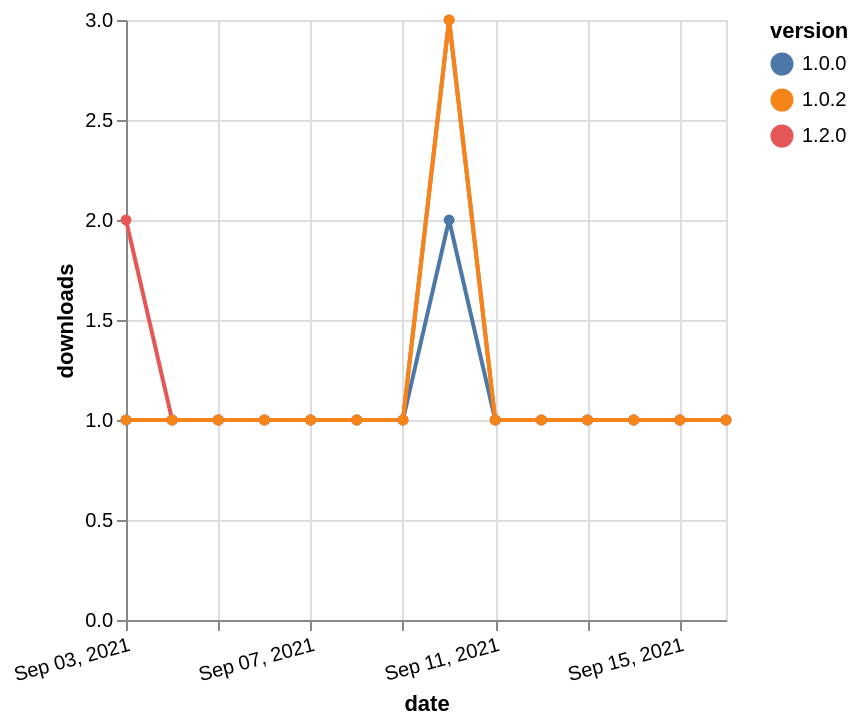

Write the Vega-Lite specification saved for this chart.
### Vega-Lite specification from a JSON file in a GitHub repository (floating-point values rounded to 4 significant figures)
{"$schema": "https://vega.github.io/schema/vega-lite/v5.json", "description": "A simple bar chart with embedded data.", "data": {"values": [{"date": "2021-09-03", "total": 157, "delta": 1, "version": "1.0.0"}, {"date": "2021-09-04", "total": 158, "delta": 1, "version": "1.0.0"}, {"date": "2021-09-05", "total": 159, "delta": 1, "version": "1.0.0"}, {"date": "2021-09-06", "total": 160, "delta": 1, "version": "1.0.0"}, {"date": "2021-09-07", "total": 161, "delta": 1, "version": "1.0.0"}, {"date": "2021-09-08", "total": 162, "delta": 1, "version": "1.0.0"}, {"date": "2021-09-09", "total": 163, "delta": 1, "version": "1.0.0"}, {"date": "2021-09-10", "total": 165, "delta": 2, "version": "1.0.0"}, {"date": "2021-09-11", "total": 166, "delta": 1, "version": "1.0.0"}, {"date": "2021-09-12", "total": 167, "delta": 1, "version": "1.0.0"}, {"date": "2021-09-13", "total": 168, "delta": 1, "version": "1.0.0"}, {"date": "2021-09-14", "total": 169, "delta": 1, "version": "1.0.0"}, {"date": "2021-09-15", "total": 170, "delta": 1, "version": "1.0.0"}, {"date": "2021-09-16", "total": 171, "delta": 1, "version": "1.0.0"}, {"date": "2021-09-03", "total": 131, "delta": 2, "version": "1.2.0"}, {"date": "2021-09-04", "total": 132, "delta": 1, "version": "1.2.0"}, {"date": "2021-09-05", "total": 133, "delta": 1, "version": "1.2.0"}, {"date": "2021-09-06", "total": 134, "delta": 1, "version": "1.2.0"}, {"date": "2021-09-07", "total": 135, "delta": 1, "version": "1.2.0"}, {"date": "2021-09-08", "total": 136, "delta": 1, "version": "1.2.0"}, {"date": "2021-09-09", "total": 137, "delta": 1, "version": "1.2.0"}, {"date": "2021-09-10", "total": 140, "delta": 3, "version": "1.2.0"}, {"date": "2021-09-11", "total": 141, "delta": 1, "version": "1.2.0"}, {"date": "2021-09-12", "total": 142, "delta": 1, "version": "1.2.0"}, {"date": "2021-09-13", "total": 143, "delta": 1, "version": "1.2.0"}, {"date": "2021-09-14", "total": 144, "delta": 1, "version": "1.2.0"}, {"date": "2021-09-15", "total": 145, "delta": 1, "version": "1.2.0"}, {"date": "2021-09-16", "total": 146, "delta": 1, "version": "1.2.0"}, {"date": "2021-09-03", "total": 150, "delta": 1, "version": "1.0.2"}, {"date": "2021-09-04", "total": 151, "delta": 1, "version": "1.0.2"}, {"date": "2021-09-05", "total": 152, "delta": 1, "version": "1.0.2"}, {"date": "2021-09-06", "total": 153, "delta": 1, "version": "1.0.2"}, {"date": "2021-09-07", "total": 154, "delta": 1, "version": "1.0.2"}, {"date": "2021-09-08", "total": 155, "delta": 1, "version": "1.0.2"}, {"date": "2021-09-09", "total": 156, "delta": 1, "version": "1.0.2"}, {"date": "2021-09-10", "total": 159, "delta": 3, "version": "1.0.2"}, {"date": "2021-09-11", "total": 160, "delta": 1, "version": "1.0.2"}, {"date": "2021-09-12", "total": 161, "delta": 1, "version": "1.0.2"}, {"date": "2021-09-13", "total": 162, "delta": 1, "version": "1.0.2"}, {"date": "2021-09-14", "total": 163, "delta": 1, "version": "1.0.2"}, {"date": "2021-09-15", "total": 164, "delta": 1, "version": "1.0.2"}, {"date": "2021-09-16", "total": 165, "delta": 1, "version": "1.0.2"}]}, "width": "container", "mark": {"type": "line", "point": {"filled": true}}, "encoding": {"x": {"field": "date", "type": "temporal", "timeUnit": "yearmonthdate", "title": "date", "axis": {"labelAngle": -15}}, "y": {"field": "delta", "type": "quantitative", "title": "downloads"}, "color": {"field": "version", "type": "nominal"}, "tooltip": {"field": "delta"}}}
